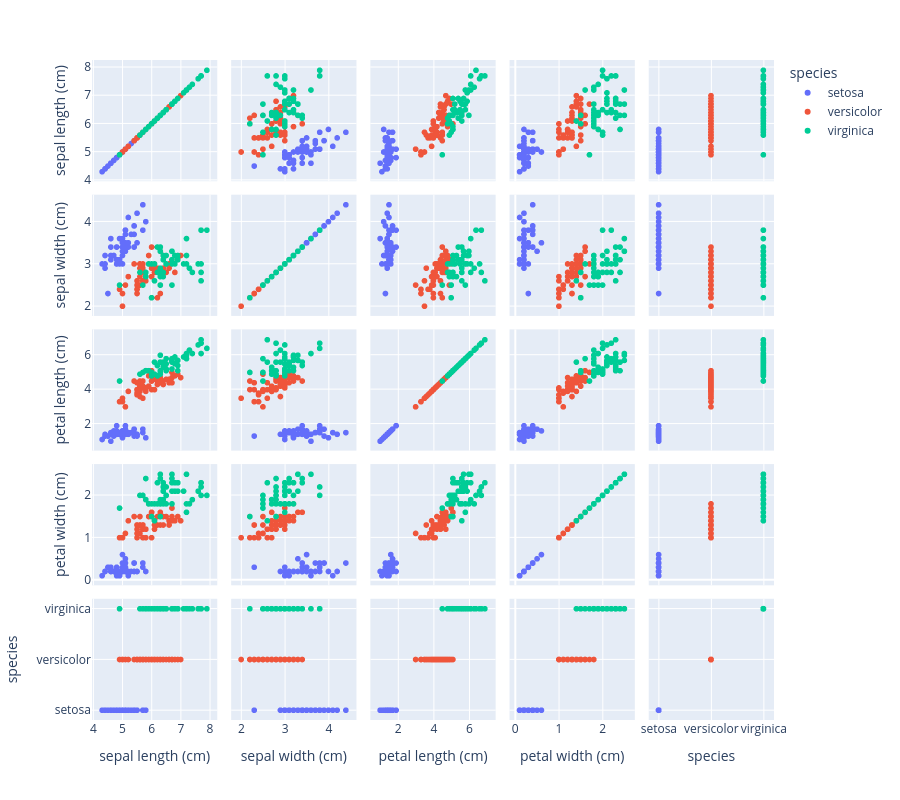

Notebook source saved alongside this figure:
### Markdown cell above
## 2D Graph

### Code cell
px.scatter_matrix(df, color='species', height=800)

### Figure 1 — Plotly figure (JSON) as saved in the notebook; plotly's stock layout.template omitted (floating-point values rounded to 4 significant figures)
{"data": [{"dimensions": [{"axis": {"matches": true}, "label": "sepal length (cm)", "values": [5.1, 4.9, 4.7, 4.6, 5.0, 5.4, 4.6, 5.0, 4.4, 4.9, 5.4, 4.8, 4.8, 4.3, 5.8, 5.7, 5.4, 5.1, 5.7, 5.1, 5.4, 5.1, 4.6, 5.1, 4.8, 5.0, 5.0, 5.2, 5.2, 4.7, 4.8, 5.4, 5.2, 5.5, 4.9, 5.0, 5.5, 4.9, 4.4, 5.1, 5.0, 4.5, 4.4, 5.0, 5.1, 4.8, 5.1, 4.6, 5.3, 5.0]}, {"axis": {"matches": true}, "label": "sepal width (cm)", "values": [3.5, 3.0, 3.2, 3.1, 3.6, 3.9, 3.4, 3.4, 2.9, 3.1, 3.7, 3.4, 3.0, 3.0, 4.0, 4.4, 3.9, 3.5, 3.8, 3.8, 3.4, 3.7, 3.6, 3.3, 3.4, 3.0, 3.4, 3.5, 3.4, 3.2, 3.1, 3.4, 4.1, 4.2, 3.1, 3.2, 3.5, 3.6, 3.0, 3.4, 3.5, 2.3, 3.2, 3.5, 3.8, 3.0, 3.8, 3.2, 3.7, 3.3]}, {"axis": {"matches": true}, "label": "petal length (cm)", "values": [1.4, 1.4, 1.3, 1.5, 1.4, 1.7, 1.4, 1.5, 1.4, 1.5, 1.5, 1.6, 1.4, 1.1, 1.2, 1.5, 1.3, 1.4, 1.7, 1.5, 1.7, 1.5, 1.0, 1.7, 1.9, 1.6, 1.6, 1.5, 1.4, 1.6, 1.6, 1.5, 1.5, 1.4, 1.5, 1.2, 1.3, 1.4, 1.3, 1.5, 1.3, 1.3, 1.3, 1.6, 1.9, 1.4, 1.6, 1.4, 1.5, 1.4]}, {"axis": {"matches": true}, "label": "petal width (cm)", "values": [0.2, 0.2, 0.2, 0.2, 0.2, 0.4, 0.3, 0.2, 0.2, 0.1, 0.2, 0.2, 0.1, 0.1, 0.2, 0.4, 0.4, 0.3, 0.3, 0.3, 0.2, 0.4, 0.2, 0.5, 0.2, 0.2, 0.4, 0.2, 0.2, 0.2, 0.2, 0.4, 0.1, 0.2, 0.2, 0.2, 0.2, 0.1, 0.2, 0.2, 0.3, 0.3, 0.2, 0.6, 0.4, 0.3, 0.2, 0.2, 0.2, 0.2]}, {"axis": {"matches": true}, "label": "species", "values": ["setosa", "setosa", "setosa", "setosa", "setosa", "setosa", "setosa", "setosa", "setosa", "setosa", "setosa", "setosa", "setosa", "setosa", "setosa", "setosa", "setosa", "setosa", "setosa", "setosa", "setosa", "setosa", "setosa", "setosa", "setosa", "setosa", "setosa", "setosa", "setosa", "setosa", "setosa", "setosa", "setosa", "setosa", "setosa", "setosa", "setosa", "setosa", "setosa", "setosa", "setosa", "setosa", "setosa", "setosa", "setosa", "setosa", "setosa", "setosa", "setosa", "setosa"]}], "hovertemplate": "species=setosa<br>%{xaxis.title.text}=%{x}<br>%{yaxis.title.text}=%{y}<extra></extra>", "legendgroup": "setosa", "marker": {"color": "#636efa", "symbol": "circle"}, "name": "setosa", "showlegend": true, "type": "splom"}, {"dimensions": [{"axis": {"matches": true}, "label": "sepal length (cm)", "values": [7.0, 6.4, 6.9, 5.5, 6.5, 5.7, 6.3, 4.9, 6.6, 5.2, 5.0, 5.9, 6.0, 6.1, 5.6, 6.7, 5.6, 5.8, 6.2, 5.6, 5.9, 6.1, 6.3, 6.1, 6.4, 6.6, 6.8, 6.7, 6.0, 5.7, 5.5, 5.5, 5.8, 6.0, 5.4, 6.0, 6.7, 6.3, 5.6, 5.5, 5.5, 6.1, 5.8, 5.0, 5.6, 5.7, 5.7, 6.2, 5.1, 5.7]}, {"axis": {"matches": true}, "label": "sepal width (cm)", "values": [3.2, 3.2, 3.1, 2.3, 2.8, 2.8, 3.3, 2.4, 2.9, 2.7, 2.0, 3.0, 2.2, 2.9, 2.9, 3.1, 3.0, 2.7, 2.2, 2.5, 3.2, 2.8, 2.5, 2.8, 2.9, 3.0, 2.8, 3.0, 2.9, 2.6, 2.4, 2.4, 2.7, 2.7, 3.0, 3.4, 3.1, 2.3, 3.0, 2.5, 2.6, 3.0, 2.6, 2.3, 2.7, 3.0, 2.9, 2.9, 2.5, 2.8]}, {"axis": {"matches": true}, "label": "petal length (cm)", "values": [4.7, 4.5, 4.9, 4.0, 4.6, 4.5, 4.7, 3.3, 4.6, 3.9, 3.5, 4.2, 4.0, 4.7, 3.6, 4.4, 4.5, 4.1, 4.5, 3.9, 4.8, 4.0, 4.9, 4.7, 4.3, 4.4, 4.8, 5.0, 4.5, 3.5, 3.8, 3.7, 3.9, 5.1, 4.5, 4.5, 4.7, 4.4, 4.1, 4.0, 4.4, 4.6, 4.0, 3.3, 4.2, 4.2, 4.2, 4.3, 3.0, 4.1]}, {"axis": {"matches": true}, "label": "petal width (cm)", "values": [1.4, 1.5, 1.5, 1.3, 1.5, 1.3, 1.6, 1.0, 1.3, 1.4, 1.0, 1.5, 1.0, 1.4, 1.3, 1.4, 1.5, 1.0, 1.5, 1.1, 1.8, 1.3, 1.5, 1.2, 1.3, 1.4, 1.4, 1.7, 1.5, 1.0, 1.1, 1.0, 1.2, 1.6, 1.5, 1.6, 1.5, 1.3, 1.3, 1.3, 1.2, 1.4, 1.2, 1.0, 1.3, 1.2, 1.3, 1.3, 1.1, 1.3]}, {"axis": {"matches": true}, "label": "species", "values": ["versicolor", "versicolor", "versicolor", "versicolor", "versicolor", "versicolor", "versicolor", "versicolor", "versicolor", "versicolor", "versicolor", "versicolor", "versicolor", "versicolor", "versicolor", "versicolor", "versicolor", "versicolor", "versicolor", "versicolor", "versicolor", "versicolor", "versicolor", "versicolor", "versicolor", "versicolor", "versicolor", "versicolor", "versicolor", "versicolor", "versicolor", "versicolor", "versicolor", "versicolor", "versicolor", "versicolor", "versicolor", "versicolor", "versicolor", "versicolor", "versicolor", "versicolor", "versicolor", "versicolor", "versicolor", "versicolor", "versicolor", "versicolor", "versicolor", "versicolor"]}], "hovertemplate": "species=versicolor<br>%{xaxis.title.text}=%{x}<br>%{yaxis.title.text}=%{y}<extra></extra>", "legendgroup": "versicolor", "marker": {"color": "#EF553B", "symbol": "circle"}, "name": "versicolor", "showlegend": true, "type": "splom"}, {"dimensions": [{"axis": {"matches": true}, "label": "sepal length (cm)", "values": [6.3, 5.8, 7.1, 6.3, 6.5, 7.6, 4.9, 7.3, 6.7, 7.2, 6.5, 6.4, 6.8, 5.7, 5.8, 6.4, 6.5, 7.7, 7.7, 6.0, 6.9, 5.6, 7.7, 6.3, 6.7, 7.2, 6.2, 6.1, 6.4, 7.2, 7.4, 7.9, 6.4, 6.3, 6.1, 7.7, 6.3, 6.4, 6.0, 6.9, 6.7, 6.9, 5.8, 6.8, 6.7, 6.7, 6.3, 6.5, 6.2, 5.9]}, {"axis": {"matches": true}, "label": "sepal width (cm)", "values": [3.3, 2.7, 3.0, 2.9, 3.0, 3.0, 2.5, 2.9, 2.5, 3.6, 3.2, 2.7, 3.0, 2.5, 2.8, 3.2, 3.0, 3.8, 2.6, 2.2, 3.2, 2.8, 2.8, 2.7, 3.3, 3.2, 2.8, 3.0, 2.8, 3.0, 2.8, 3.8, 2.8, 2.8, 2.6, 3.0, 3.4, 3.1, 3.0, 3.1, 3.1, 3.1, 2.7, 3.2, 3.3, 3.0, 2.5, 3.0, 3.4, 3.0]}, {"axis": {"matches": true}, "label": "petal length (cm)", "values": [6.0, 5.1, 5.9, 5.6, 5.8, 6.6, 4.5, 6.3, 5.8, 6.1, 5.1, 5.3, 5.5, 5.0, 5.1, 5.3, 5.5, 6.7, 6.9, 5.0, 5.7, 4.9, 6.7, 4.9, 5.7, 6.0, 4.8, 4.9, 5.6, 5.8, 6.1, 6.4, 5.6, 5.1, 5.6, 6.1, 5.6, 5.5, 4.8, 5.4, 5.6, 5.1, 5.1, 5.9, 5.7, 5.2, 5.0, 5.2, 5.4, 5.1]}, {"axis": {"matches": true}, "label": "petal width (cm)", "values": [2.5, 1.9, 2.1, 1.8, 2.2, 2.1, 1.7, 1.8, 1.8, 2.5, 2.0, 1.9, 2.1, 2.0, 2.4, 2.3, 1.8, 2.2, 2.3, 1.5, 2.3, 2.0, 2.0, 1.8, 2.1, 1.8, 1.8, 1.8, 2.1, 1.6, 1.9, 2.0, 2.2, 1.5, 1.4, 2.3, 2.4, 1.8, 1.8, 2.1, 2.4, 2.3, 1.9, 2.3, 2.5, 2.3, 1.9, 2.0, 2.3, 1.8]}, {"axis": {"matches": true}, "label": "species", "values": ["virginica", "virginica", "virginica", "virginica", "virginica", "virginica", "virginica", "virginica", "virginica", "virginica", "virginica", "virginica", "virginica", "virginica", "virginica", "virginica", "virginica", "virginica", "virginica", "virginica", "virginica", "virginica", "virginica", "virginica", "virginica", "virginica", "virginica", "virginica", "virginica", "virginica", "virginica", "virginica", "virginica", "virginica", "virginica", "virginica", "virginica", "virginica", "virginica", "virginica", "virginica", "virginica", "virginica", "virginica", "virginica", "virginica", "virginica", "virginica", "virginica", "virginica"]}], "hovertemplate": "species=virginica<br>%{xaxis.title.text}=%{x}<br>%{yaxis.title.text}=%{y}<extra></extra>", "legendgroup": "virginica", "marker": {"color": "#00cc96", "symbol": "circle"}, "name": "virginica", "showlegend": true, "type": "splom"}], "layout": {"dragmode": "select", "height": 800, "legend": {"title": {"text": "species"}, "tracegroupgap": 0}, "margin": {"t": 60}}}
